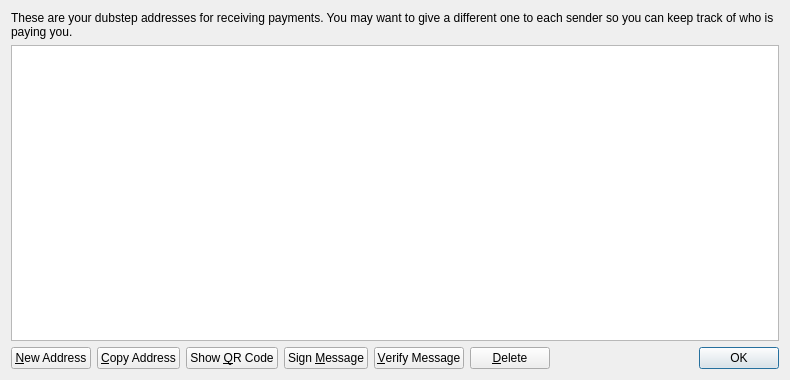
<?xml version="1.0" encoding="UTF-8"?>
<ui version="4.0">
 <class>AddressBookPage</class>
 <widget class="QWidget" name="AddressBookPage">
  <property name="geometry">
   <rect>
    <x>0</x>
    <y>0</y>
    <width>790</width>
    <height>380</height>
   </rect>
  </property>
  <property name="windowTitle">
   <string>Address Book</string>
  </property>
  <layout class="QVBoxLayout" name="verticalLayout">
   <item>
    <widget class="QLabel" name="labelExplanation">
     <property name="text">
      <string>These are your dubstep addresses for receiving payments. You may want to give a different one to each sender so you can keep track of who is paying you.</string>
     </property>
     <property name="textFormat">
      <enum>Qt::PlainText</enum>
     </property>
     <property name="wordWrap">
      <bool>true</bool>
     </property>
    </widget>
   </item>
   <item>
    <widget class="QTableView" name="tableView">
     <property name="contextMenuPolicy">
      <enum>Qt::CustomContextMenu</enum>
     </property>
     <property name="toolTip">
      <string>Double-click to edit address or label</string>
     </property>
     <property name="tabKeyNavigation">
      <bool>false</bool>
     </property>
     <property name="alternatingRowColors">
      <bool>true</bool>
     </property>
     <property name="selectionMode">
      <enum>QAbstractItemView::SingleSelection</enum>
     </property>
     <property name="selectionBehavior">
      <enum>QAbstractItemView::SelectRows</enum>
     </property>
     <property name="sortingEnabled">
      <bool>true</bool>
     </property>
     <attribute name="verticalHeaderVisible">
      <bool>false</bool>
     </attribute>
    </widget>
   </item>
   <item>
    <layout class="QHBoxLayout" name="horizontalLayout">
     <item>
      <widget class="QPushButton" name="newAddressButton">
       <property name="toolTip">
        <string>Create a new address</string>
       </property>
       <property name="text">
        <string>&amp;New Address</string>
       </property>
       <property name="icon">
        <iconset resource="../bitcoin.qrc">
         <normaloff>:/icons/add</normaloff>:/icons/add</iconset>
       </property>
      </widget>
     </item>
     <item>
      <widget class="QPushButton" name="copyToClipboard">
       <property name="toolTip">
        <string>Copy the currently selected address to the system clipboard</string>
       </property>
       <property name="text">
        <string>&amp;Copy Address</string>
       </property>
       <property name="icon">
        <iconset resource="../bitcoin.qrc">
         <normaloff>:/icons/editcopy</normaloff>:/icons/editcopy</iconset>
       </property>
      </widget>
     </item>
     <item>
      <widget class="QPushButton" name="showQRCode">
       <property name="text">
        <string>Show &amp;QR Code</string>
       </property>
       <property name="icon">
        <iconset resource="../bitcoin.qrc">
         <normaloff>:/icons/qrcode</normaloff>:/icons/qrcode</iconset>
       </property>
      </widget>
     </item>
     <item>
      <widget class="QPushButton" name="signMessage">
       <property name="toolTip">
        <string>Sign a message to prove you own a dubstep address</string>
       </property>
       <property name="text">
        <string>Sign &amp;Message</string>
       </property>
       <property name="icon">
        <iconset resource="../bitcoin.qrc">
         <normaloff>:/icons/edit</normaloff>:/icons/edit</iconset>
       </property>
      </widget>
     </item>
     <item>
      <widget class="QPushButton" name="verifyMessage">
       <property name="toolTip">
        <string>Verify a message to ensure it was signed with a specified dubstep address</string>
       </property>
       <property name="text">
        <string>&amp;Verify Message</string>
       </property>
       <property name="icon">
        <iconset resource="../bitcoin.qrc">
         <normaloff>:/icons/transaction_0</normaloff>:/icons/transaction_0</iconset>
       </property>
      </widget>
     </item>
     <item>
      <widget class="QPushButton" name="deleteButton">
       <property name="toolTip">
        <string>Delete the currently selected address from the list</string>
       </property>
       <property name="text">
        <string>&amp;Delete</string>
       </property>
       <property name="icon">
        <iconset resource="../bitcoin.qrc">
         <normaloff>:/icons/remove</normaloff>:/icons/remove</iconset>
       </property>
      </widget>
     </item>
     <item>
      <spacer name="horizontalSpacer">
       <property name="orientation">
        <enum>Qt::Horizontal</enum>
       </property>
       <property name="sizeHint" stdset="0">
        <size>
         <width>40</width>
         <height>20</height>
        </size>
       </property>
      </spacer>
     </item>
     <item>
      <widget class="QDialogButtonBox" name="buttonBox">
       <property name="sizePolicy">
        <sizepolicy hsizetype="Maximum" vsizetype="Fixed">
         <horstretch>0</horstretch>
         <verstretch>0</verstretch>
        </sizepolicy>
       </property>
       <property name="standardButtons">
        <set>QDialogButtonBox::Ok</set>
       </property>
      </widget>
     </item>
    </layout>
   </item>
  </layout>
 </widget>
 <resources>
  <include location="../bitcoin.qrc"/>
 </resources>
 <connections/>
</ui>
